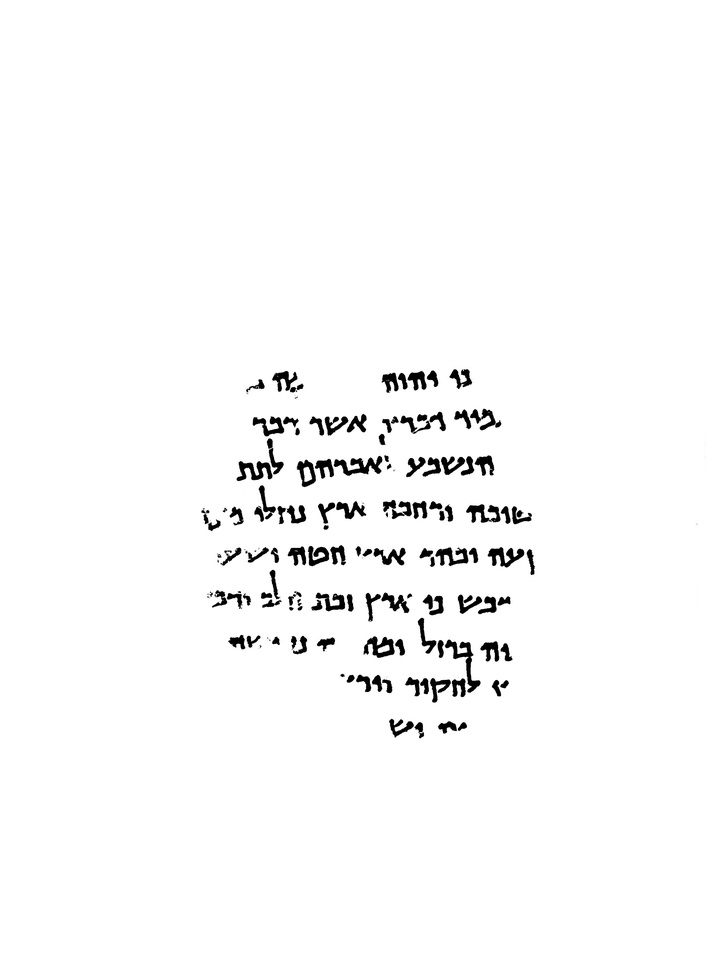
#> input picture binary/P168-Fg016-R-C01-R01-binarized.jpg, 727 x 970 px, shrunk from 2706 x 3608 before the run
$ python main.py
#> lines starting #> are read from the running program, lines starting #| are printed output that depends on the picture; after the words box and inside, x2 and y2 are one past the last pixel; in counts of white or black regions, pixels touching at a corner belong together
### line_segmentation.py
from skimage.io import imread
from skimage.color import rgb2gray
from skimage.filters import threshold_otsu
import matplotlib.pyplot as plt
import cv2
import numpy as np
from scipy.signal import find_peaks
from heapq import *
from PIL import Image


def thresholding(image):
    _ ,thresh = cv2.threshold(image,80,255,cv2.THRESH_BINARY_INV)
    return thresh

def dilation(img):
    #dilation
    #We can change the dilation to create larger letters if we want to.first num is vertical, second num is horizontal dilation
    #3,15 is the one used since the beginning, we can change to other settings if we like
    kernel = np.ones((4,35), np.uint8)
    dilated = cv2.dilate(img, kernel, iterations = 1)

    return dilated

def inverting(img):
    #Invert the image back from black background to white background, for the path finder.
    invert = cv2.bitwise_not(img)

    return invert

def horizontal_projections(image):
    return np.sum(image, axis=1)

def get_peaks(hpp):
    # The minimum_peak is just a treshold value for what number a peak minimum has to consist of.
    # The distance in the find_peaks() function seperates the peaks by a distance of minimum of 100. With the highest peak being selected.
    minimum_peak = int((np.max(hpp)-np.min(hpp))/12)
    peaks, _ = find_peaks(hpp, height=minimum_peak, distance=100)

    return peaks

#Use the calculated peaks to create small areas of where there must be sentences.
def find_not_peak_regions(hpp, peaks):
    not_peaks = []
    not_peaks_index = []
    count = 0
    x = 0
    line_size = 10
    for i, hppv in enumerate(hpp):
        if x > (len(peaks) - 1):
            not_peaks.append([i, hppv])
        elif i < (peaks[x] - line_size) or i > (peaks[x] + line_size):
            not_peaks.append([i, hppv])
        else:
            count += 1
            if count == ((line_size*2) - 1):
                x += 1
                count = 0
    return not_peaks


#The Hpp_clusters is the black areas such that we have walking regions for the algorithm
#Create walking regions in the image
def get_hpp_walking_regions(peaks_index):
    hpp_clusters = []
    cluster = []
    for index, value in enumerate(peaks_index):
        cluster.append(value)

        if index < len(peaks_index)-1 and peaks_index[index+1] - value > 1:
            hpp_clusters.append(cluster)
            cluster = []

        #get the last cluster
        if index == len(peaks_index)-1:
            hpp_clusters.append(cluster)
            cluster = []

    return hpp_clusters

def heuristic(a, b):
    return (b[0] - a[0]) ** 2 + (b[1] - a[1]) ** 2

def astar(array, start, goal):

    #print("start: " + str(start))
    #print("end: " + str(goal))
    neighbors = [(0,1),(0,-1),(1,0),(-1,0),(1,1),(1,-1),(-1,1),(-1,-1)]
    close_set = set()
    came_from = {}
    gscore = {start:0}
    fscore = {start:heuristic(start, goal)}
    oheap = []

    heappush(oheap, (fscore[start], start))

    lower_limit = goal[0]
    upper_limit = goal[0] + lower_limit

    count = 0
    while oheap:
        count += 1

        current = heappop(oheap)[1]

        #If there is not a path break after 100 times the length of the input iterations
        if count > goal[1]*30:
            break

        #The goal of the path finder can be somewhere in the range of the walking region at the end
        if current[1] == goal[1] and (current[0] > lower_limit and current[0] < upper_limit):
            data = []
            while current in came_from:
                data.append(current)
                current = came_from[current]
            return data

        close_set.add(current)
        for i, j in neighbors:
            neighbor = current[0] + i, current[1] + j
            tentative_g_score = gscore[current] + heuristic(current, neighbor)
            if 0 <= neighbor[0] < array.shape[0]:
                if 0 <= neighbor[1] < array.shape[1]:
                    if array[neighbor[0]][neighbor[1]] == 1:
                        continue
                else:
                    # array bound y walls
                    continue
            else:
                # array bound x walls
                continue

            if neighbor in close_set and tentative_g_score >= gscore.get(neighbor, 0):
                continue

            if  tentative_g_score < gscore.get(neighbor, 0) or neighbor not in [i[1]for i in oheap]:
                came_from[neighbor] = current
                gscore[neighbor] = tentative_g_score
                fscore[neighbor] = tentative_g_score + heuristic(neighbor, goal)
                heappush(oheap, (fscore[neighbor], neighbor))
    return []

def get_binary(img):
    mean = np.mean(img)
    if mean == 0.0 or mean == 1.0:
        return img

    thresh = threshold_otsu(img)
    binary = img <= thresh
    binary = binary*1
    return binary

def get_line_segments(hpp_clusters, binary_image):
    line_segments = []
    for i, cluster_of_interest in enumerate(hpp_clusters):
        nmap = binary_image[cluster_of_interest[0]:cluster_of_interest[len(cluster_of_interest)-1],:]

        #The goal given is the middle of the walking region. But we adjusted in the path finder to the complete range.
        path = np.array(astar(nmap, (int(nmap.shape[0]/2), 0), (int(nmap.shape[0]/2), nmap.shape[1]-1)))

        #Finding a path is impossible, then just draw a straight line from begin to end
        if path.shape[0] == 0:
            line_new = []
            size_cluster = int(nmap.shape[0]/2)
            for i in range(nmap.shape[1] - 1):
                line_new.append([size_cluster, nmap.shape[1]-i -1])
                line = []
            line_new = np.asarray(line_new)
            offset_from_top = cluster_of_interest[0]
            line_new[:,0] += offset_from_top
            line_segments.append(line_new)
        else:
            offset_from_top = cluster_of_interest[0]
            path[:,0] += offset_from_top
            line_segments.append(path)

    return line_segments

def white_array(height, width):
    image = np.zeros([height,width],dtype=np.uint8)
    image.fill(255)
    return image

def get_line_images(line_segments, image):
    #Loop to create the seperate line images
    line_count = len(line_segments)
    line_image = []

    for line_index in range(line_count-1):
        upper_bound = np.min(line_segments[line_index][:, 0])
        lower_bound = np.max(line_segments[line_index+1][:, 0])
        height = lower_bound - upper_bound
        width = image.shape[1]
        white_line_image = white_array(height, width)
        offset_top = upper_bound


        #Creates white areas around the sentences, such that bits and pieces of other sentences do not get in the line image
        for i in range(white_line_image.shape[0]):
            for j in range(white_line_image.shape[1] -1):
                if (line_segments[line_index][white_line_image.shape[1] - 2 - j][0] - i > upper_bound) or (i + offset_top > line_segments[line_index+1][white_line_image.shape[1] - 2 - j][0]) :
                    white_line_image[i][j] = 255
                else:
                    white_line_image[i][j] = image[upper_bound + i][j]

        line_image.append(white_line_image)

    return line_image

def segment_lines(image):
    thresh_img = thresholding(image)
    dilated = dilation(thresh_img)
    invert = inverting(dilated)

    hpp = horizontal_projections(dilated)
    peaks = get_peaks(hpp)

    not_peaks = find_not_peak_regions(hpp, peaks)
    not_peaks_index = np.array(not_peaks)[:,0].astype(int)

    hpp_clusters = get_hpp_walking_regions(not_peaks_index)

    binary_image = get_binary(invert)
    line_segments = get_line_segments(hpp_clusters, binary_image)

    line_images = get_line_images(line_segments, image)

    return line_images

### word_segmentation.py
from skimage.io import imread
from skimage.color import rgb2gray
from skimage.filters import threshold_otsu
import matplotlib.pyplot as plt
import cv2
import numpy as np
from scipy.signal import find_peaks
from heapq import *
from PIL import Image

def thresholding(image):
    _ ,thresh = cv2.threshold(image,80,255,cv2.THRESH_BINARY_INV)
    return thresh

def horizontal_projections(image):
    return np.sum(image, axis=1)

# Remove excess white pixels first line
def remove_top_image(image):
    thresh_image = thresholding(image)
    hpp_image = horizontal_projections(thresh_image)
    for i in range(len(hpp_image)):
        if hpp_image[i] != 0:
            image_new = image[i:, :]
            break
    return image_new

# Remove excess white pixels last line
def remove_bottom_image(image):
    thresh_image = thresholding(image)
    hpp_image = horizontal_projections(thresh_image)
    for i in range(len(hpp_image)-1, 0, -1):
        if hpp_image[i] != 0:
            image_new = image[:i, :]
            break
    return image_new

def vertical_projections(image):
    return np.sum(image, axis=0)

def remove_noise(image):
    return cv2.medianBlur(image, 5)

#preprocesses the lines
def pre_process_lines(lines):
    pre_processed_lines = []
    kernel = np.ones((10,10), np.uint8)

    for i in range(len(lines)):
        line = lines[i]

        #threshold line
        thresh_line = thresholding(line)

        #remove noise
        noise_free_line = remove_noise(thresh_line)

        #dilate the remaining part
        dilated_line = cv2.dilate(noise_free_line, kernel, iterations = 1)

        #append the line
        pre_processed_lines.append(dilated_line)

    return pre_processed_lines

def find_words_for_zero_period(image, threshold):
    words = []
    vpp_image = vertical_projections(image)

    #find indexes where the vpp is not zero, so there are black pixels
    result_zeros = np.where(vpp_image!=0)
    lowest = result_zeros[0][0]
    for i in range(len(result_zeros[0])-1):
        diff = result_zeros[0][i+1] - result_zeros[0][i]

        #skip white periods that are not long enough
        if diff > 1 and diff < threshold:
            continue
        elif diff > 1:
            highest = result_zeros[0][i]
            new_word = [lowest, highest]
            words.append(new_word)
            lowest = result_zeros[0][i+1]
    return words

def get_word_image(image, index_words):
    words = []
    for i in range(len(index_words)):
        #Get word
        word_new = image[:,index_words[i][0]:index_words[i][1]]

        #remove the white area at the top and bottom
        word_bot = remove_bottom_image(word_new)
        word_top = remove_top_image(word_bot)

        words.append(word_top)
    return words

def segment_words(line_images):
    first_line = line_images[0]
    last_line = line_images[len(line_images)-1]
    line_images[0] = remove_top_image(first_line)
    line_images[len(line_images)-1] = remove_bottom_image(last_line)

    pre_processed_lines = pre_process_lines(line_images)

    words_per_line = []
    for line in range(len(line_images)):
        index_words = find_words_for_zero_period(pre_processed_lines[line], 10)
        words = get_word_image(line_images[line], index_words)
        words_per_line.append(words)

    return words_per_line


### main.py
from line_segmentation import *
from word_segmentation import *
from argparse import ArgumentParser, ArgumentDefaultsHelpFormatter

if __name__ == '__main__':
    ## TODO: need to loop over all images in directory

    # Load image
    scroll = "binary/P168-Fg016-R-C01-R01-binarized.jpg"
    image = cv2.imread(scroll, cv2.IMREAD_UNCHANGED)
#> image is the input picture: shape (970, 727); min 0, max 255, mean 249.4

    # Start segmenting image lines
    print("Start segmenting lines")
    line_images = segment_lines(image)
#> in dilation, `dilated = cv2.dilate(img, kernel, iterations = 1)`:
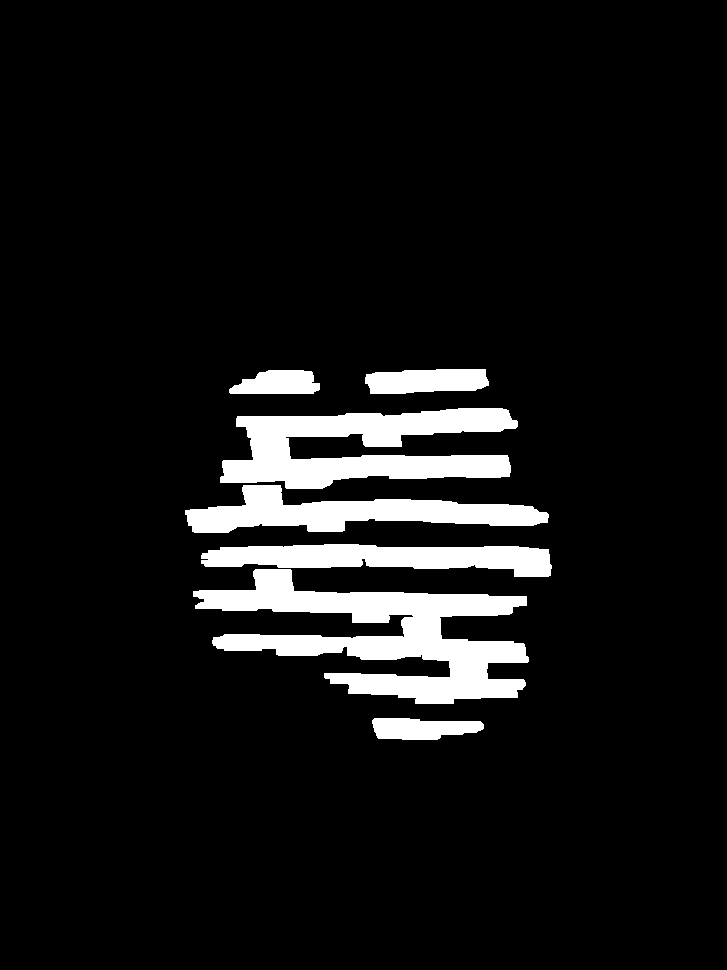
#> dilated: shape (970, 727); 8% white; 7 white regions, largest, box (x1, y1, x2, y2) and area: (193, 569, 529, 704) 19711, (220, 408, 518, 489) 14099, (185, 485, 549, 533) 8785
#> in segment_lines, `hpp = horizontal_projections(dilated)`: hpp = 970 values, max 92820 at index 514, min 0 at index 0, mean 14829.2
#> in get_peaks, `minimum_peak = int((np.max(hpp)-np.min(hpp))/12)`: minimum_peak = 7735
#> in get_peaks, `peaks, _ = find_peaks(hpp, height=minimum_peak, distance=100)`: peaks = [385, 514, 644]
#> after the loop in find_not_peak_regions, `for i, hppv in enumerate(hpp):`: count = 0; not_peaks = 913 pairs, first value 0 to 969, second value 0 to 88995; x = 3
#> in segment_lines, `not_peaks_index = np.array(not_peaks)[:,0].astype(int)`: not_peaks_index = 913 values from 0 to 969
#> after the loop in get_hpp_walking_regions, `for index, value in enumerate(peaks_index):`: hpp_clusters = 4 items
#> in get_binary, `mean = np.mean(img)`: mean = 234.6
#> in get_binary, `thresh = threshold_otsu(img)`: thresh = 0
#> the loop in get_line_segments, `for i, cluster_of_interest in enumerate(hpp_clusters):` made 4 passes
#> (lower_limit in astar, upper_limit in astar, offset_from_top) on passes 1 to 4: (187, 374, 0), (54, 108, 394), (55, 110, 523), (158, 316, 653)
#> after the loop in get_line_segments, `for i, cluster_of_interest in enumerate(hpp_clusters):`:
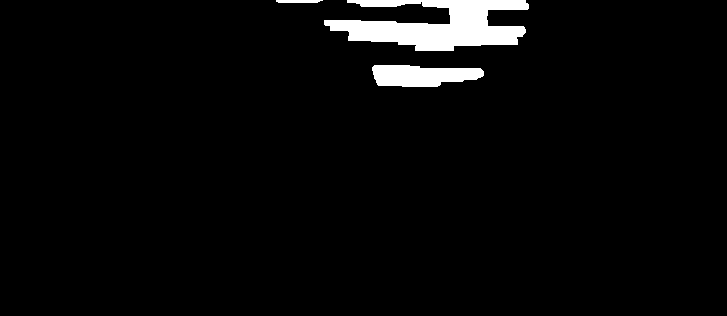
#> nmap: shape (316, 727) int64; values 0 (black) and 1 (white), 3.5% white; 3 white regions, box (x1, y1, x2, y2) and area: (324, 0, 529, 51) 6022, (372, 65, 484, 87) 1903, (276, 0, 323, 3) 131
#> after the loop in get_line_segments, `for i, cluster_of_interest in enumerate(hpp_clusters):`: line_segments = 4 items
#> in get_line_images, `line_count = len(line_segments)`: line_count = 4
#> the loop in get_line_images, `for line_index in range(line_count-1):` made 3 passes
#> (upper_bound, lower_bound, height, offset_top) on passes 1 to 3: (187, 449, 262, 187), (407, 579, 172, 407), (568, 812, 244, 568)
#> after the loop in get_line_images, `for line_index in range(line_count-1):`:
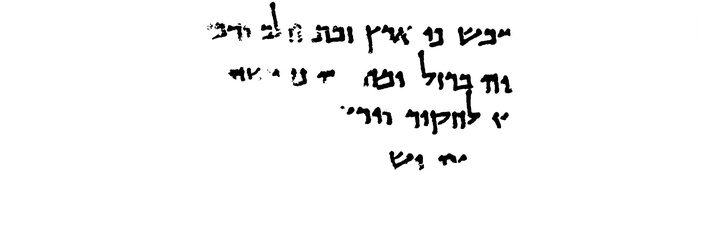
#> white_line_image: shape (244, 727); min 0, max 255, mean 247
#> after the loop in get_line_images, `for line_index in range(line_count-1):`: line_image = 3 items
#> line_images = 3 items
    print("Done segmenting lines")

    # Segment words in each line
    print("Start segmenting words on each line")
    words_per_line = segment_words(line_images)
#> in remove_top_image, `hpp_image = horizontal_projections(thresh_image)`: hpp_image = 262 values, max 19635 at index 190, min 0 at index 0, mean 1004.4
#> in thresholding (call 2), `_ ,thresh = cv2.threshold(image,80,255,cv2.THRESH_BINARY_INV)`:
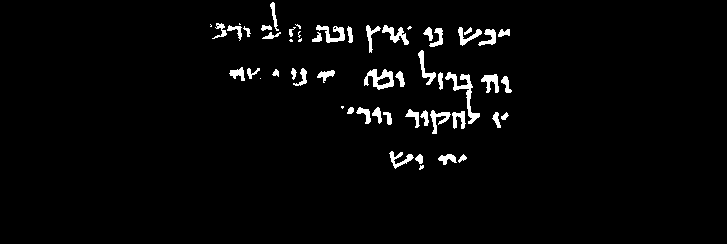
#> thresh: shape (244, 727); 2.8% white; 55 white regions (10 under 20 px), largest, box (x1, y1, x2, y2) and area: (445, 72, 480, 124) 406, (364, 69, 394, 90) 325, (316, 25, 345, 43) 233
#> in remove_bottom_image, `hpp_image = horizontal_projections(thresh_image)`: hpp_image = 244 values, max 32895 at index 29, min 0 at index 0, mean 5220.2
#> the loop in remove_bottom_image, `for i in range(len(hpp_image)-1, 0, -1):` made 75 passes
#> i on passes 1 to 8: 243, 242, 241, 240, 239, 238, 237, 236
#> the loop in pre_process_lines, `for i in range(len(lines)):` made 3 passes
#> after the loop in pre_process_lines, `for i in range(len(lines)):`:
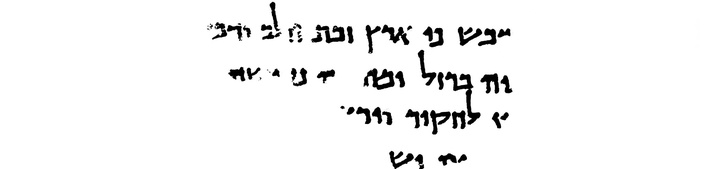
#> line: shape (169, 727); min 0, max 255, mean 243.4
#> after the loop in pre_process_lines, `for i in range(len(lines)):`:
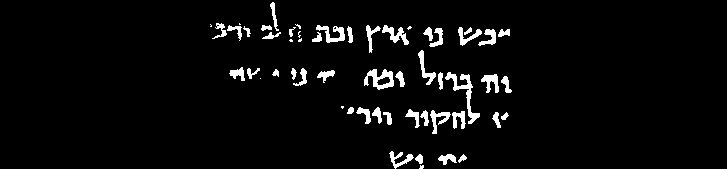
#> thresh_line: shape (169, 727); 4.1% white; 55 white regions (10 under 20 px), largest, box (x1, y1, x2, y2) and area: (445, 72, 480, 124) 406, (364, 69, 394, 90) 325, (316, 25, 345, 43) 233
#> after the loop in pre_process_lines, `for i in range(len(lines)):`: pre_processed_lines = 3 items
#> the loop in segment_words, `for line in range(len(line_images)):` made 3 passes
#> pass 1, in thresholding (call 7), `_ ,thresh = cv2.threshold(image,80,255,cv2.THRESH_BINARY_INV)`:
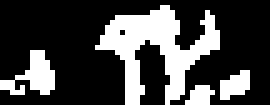
#> thresh: shape (21, 54) (shown 5 times larger); 27.2% white; 4 white regions (1 under 20 px), largest, box (x1, y1, x2, y2) and area: (19, 1, 44, 21) 216, (0, 10, 11, 19) 50, (44, 14, 50, 20) 25
#> words_per_line = 3 items
    print("Done segmenting words on each line")
